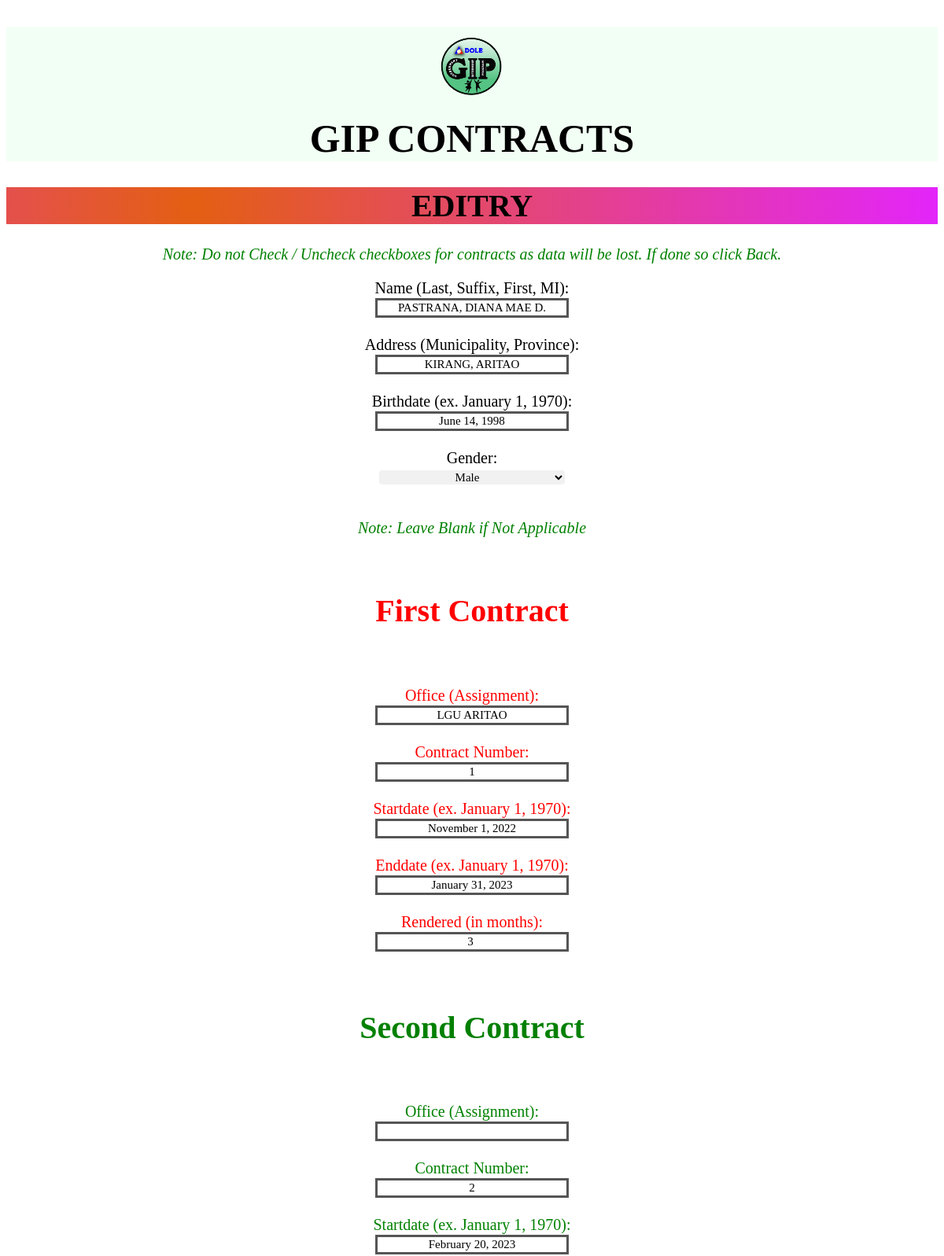
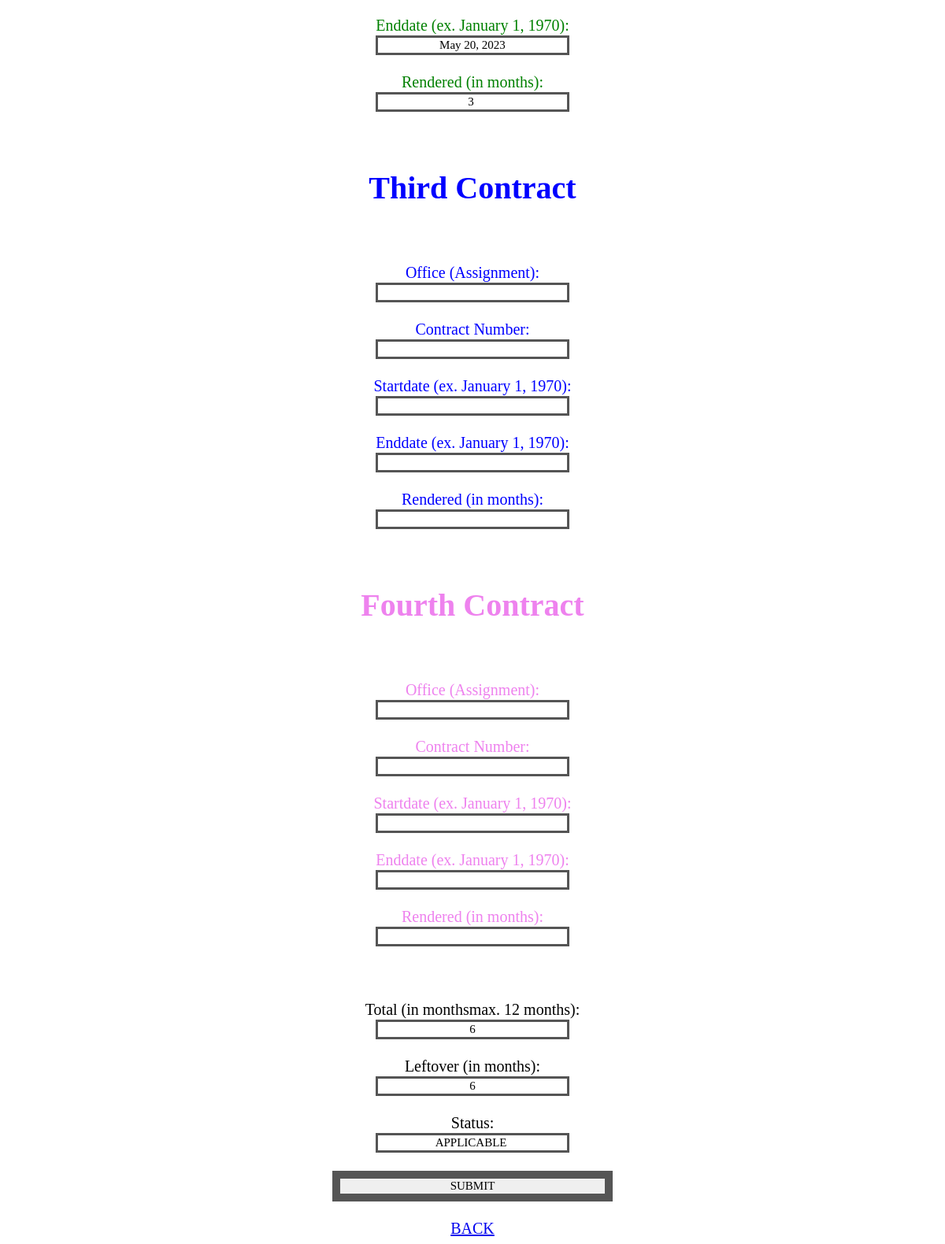
/htdocs/GIP/gipedit.php?personal_id=62, run on the app's committed database (2 pictures, top to bottom).
### tables this page shows
CREATE TABLE `gip_table` (
  `personal_id` int(255) NOT NULL,
  `name` varchar(255) DEFAULT NULL,
  `address` varchar(255) DEFAULT NULL,
  `birth_date` varchar(255) DEFAULT NULL,
  `gender` varchar(255) DEFAULT NULL,
  `office` varchar(255) DEFAULT NULL,
  `contract_number` varchar(255) DEFAULT NULL,
  `start_date` varchar(255) DEFAULT NULL,
  `end_date` varchar(255) DEFAULT NULL,
  `rendered` varchar(255) DEFAULT NULL,
  `total` varchar(255) DEFAULT NULL,
  `leftover` varchar(255) DEFAULT NULL,
  `status` varchar(255) DEFAULT NULL
);

### htdocs/GIP/gipedit.php (the view, shortened to what this page needs)
<?php
include 'connection.php';
    $personal_id = $_GET['personal_id'];
    $sql1 = "SELECT * FROM gip_table WHERE personal_id=$personal_id";
    $result1 = mysqli_query($conn, $sql1);
    $row1 = mysqli_fetch_assoc($result1);
    $name = $row1['name'];
    $address = $row1['address'];
    $birth_date = $row1['birth_date'];
    $gender = $row1['gender'];
    $office = $row1['office'];
    $office=explode("/", $office);
    $contract_number = $row1['contract_number'];
    $contract_number=explode("/", $contract_number);
    $start_date = $row1['start_date'];
    $start_date=explode("/", $start_date);
    $end_date = $row1['end_date'];
    $end_date=explode("/", $end_date);
    $rendered = $row1['rendered'];
    $rendered=explode("/", $rendered);
    $total = $row1['total'];
    $leftover = $row1['leftover'];
    $status = $row1['status'];
?>
<!DOCTYPE html>
<html lang="en">
<head>
    <link rel="stylesheet" href="gip.css" />
</head>
<body>
<?php include 'header.php'; ?>
<div style="font-family:genshin; font-size: 35px; text-align: center;" class="div-input">
        <form method="POST" style="font-family:genshin; font-size:20px;" class="form-input">
            <h1 style="background: radial-gradient(circle at 20%,#e45f12, #e325fa);">EDITRY</h1>
            <p style="font-size: 20px; color:green;"><i>Note: Do not Check / Uncheck checkboxes for contracts as data will be lost. If done so click Back.</i></p>
            <label for="name">Name (Last, Suffix, First, MI):</label><br>
            <input style="border: 3px solid #555; font-family: genshin; font-size: 15px; text-align: center; width:20%;" type="text" name="name" value="<?php echo $name; ?>" required />
            <br><br>
            <label for="address">Address (Municipality, Province):</label><br>
            <input style="border: 3px solid #555; font-family: genshin; font-size: 15px; text-align: center; width:20%;" type="text" name="address" value="<?php echo $address; ?>" required />
            <br><br>
            <label for="birth_date">Birthdate (ex. January 1, 1970):</label><br>
            <input style="border: 3px solid #555; font-family: genshin; font-size: 15px; text-align: center; width:20%;" type="text" name="birth_date" value="<?php echo $birth_date; ?>" required />
            <br><br>
            <label for="gender">Gender:</label><br>
            <select style="border: 3px solid #555; font-family: genshin; font-size: 15px; text-align: center; width:20%; border: none; border-radius: 4px; background-color: #f1f1f1;" name="gender" required>
            <option value="M" <?php if ($gender == 'Male') echo 'selected'; ?>>Male</option>
            </select>
            <br><br>
            <label>
            <p style="font-size: 20px; color:green;"><i>Note: Leave Blank if Not Applicable</i></p>
            <br><h1 style="color:red;">First Contract</h1>
            </label>
            <br><br>
            <div id="additional-fields-1" style="color:red;">
            <label for="office">Office (Assignment):</label><br>
            <input style="border: 3px solid #555; font-family: genshin; font-size: 15px; text-align: center; width:20%;" type="text" id="office-1" name="office[0]" autocomplete="off" value="<?php echo $office[0]; ?>" required />
            <br><br>
            <label for="contract_number">Contract Number:</label><br>
            <input style="border: 3px solid #555; font-family: genshin; font-size: 15px; text-align: center; width:20%;" type="text" id="num-1" name="contract_number[0]" autocomplete="off" value="<?php echo $contract_number[0]; ?>" required />
            <br><br>
            <label for="start_date">Startdate (ex. January 1, 1970):</label><br>
            <input style="border: 3px solid #555; font-family: genshin; font-size: 15px; text-align: center; width:20%;" type="text" id="start-1" name="start_date[0]" autocomplete="off" value="<?php echo $start_date[0]; ?>" required />
            <br><br>
            <label for="end_date">Enddate (ex. January 1, 1970):</label><br>
            <input style="border: 3px solid #555; font-family: genshin; font-size: 15px; text-align: center; width:20%;" type="text" id="end-1" name="end_date[0]" autocomplete="off" value="<?php echo $end_date[0]; ?>" required />
            <br><br>
            <label for="rendered">Rendered (in months):</label><br>
            <input style="border: 3px solid #555; font-family: genshin; font-size: 15px; text-align: center; width:20%;" type="text" id="rendered-1"name="rendered[0]" autocomplete="off" value="<?php echo $rendered[0]; ?>" required />
            <br><br>
            </div>
            <br><h1 style="color:green;">Second Contract</h1>
            <br><br>
            <div id="additional-fields-2" style="color:green;">
            <label for="office">Office (Assignment):</label><br>
            <input style="border: 3px solid #555; font-family: genshin; font-size: 15px; text-align: center; width:20%;" type="text" id="office-2" name="office[1]" autocomplete="off" value="<?php echo $office[1]; ?>"/>
            <br><br>
            <label for="contract_number">Contract Number:</label><br>
            <input style="border: 3px solid #555; font-family: genshin; font-size: 15px; text-align: center; width:20%;" type="text" id="num-2" name="contract_number[1]" autocomplete="off" value="<?php echo $contract_number[1]; ?>"/>
            <br><br>
            <label for="start_date">Startdate (ex. January 1, 1970):</label><br>
            <input style="border: 3px solid #555; font-family: genshin; font-size: 15px; text-align: center; width:20%;" type="text" id="start-2" name="start_date[1]" autocomplete="off" value="<?php echo $start_date[1]; ?>"/>
            <br><br>
            <label for="end_date">Enddate (ex. January 1, 1970):</label><br>
            <input style="border: 3px solid #555; font-family: genshin; font-size: 15px; text-align: center; width:20%;" type="text" id="end-2" name="end_date[1]" autocomplete="off" value="<?php echo $end_date[1]; ?>"/>
            <br><br>
            <label for="rendered">Rendered (in months):</label><br>
            <input style="border: 3px solid #555; font-family: genshin; font-size: 15px; text-align: center; width:20%;" type="text" id="rendered-2" name="rendered[1]" autocomplete="off" value="<?php echo $rendered[1]; ?>"/>
            <br><br>
            </div>
            <br><h1 style="color:blue;">Third Contract</h1>
            <br><br>
            <div id="additional-fields-3" style="color:blue;">
            <label for="office">Office (Assignment):</label><br>
            <input style="border: 3px solid #555; font-family: genshin; font-size: 15px; text-align: center; width:20%;" type="text" id="office-3" name="office[2]" autocomplete="off" value="<?php echo $office[2]; ?>"/>
            <br><br>
            <label for="contract_number">Contract Number:</label><br>
            <input style="border: 3px solid #555; font-family: genshin; font-size: 15px; text-align: center; width:20%;" type="text" id="num-3" name="contract_number[2]" autocomplete="off" value="<?php echo $contract_number[2]; ?>"/>
            <br><br>
            <label for="start_date">Startdate (ex. January 1, 1970):</label><br>
            <input style="border: 3px solid #555; font-family: genshin; font-size: 15px; text-align: center; width:20%;" type="text" id="start-3" name="start_date[2]" autocomplete="off" value="<?php echo $start_date[2]; ?>"/>
            <br><br>
            <label for="end_date">Enddate (ex. January 1, 1970):</label><br>
            <input style="border: 3px solid #555; font-family: genshin; font-size: 15px; text-align: center; width:20%;" type="text" id="end-3" name="end_date[2]" autocomplete="off" value="<?php echo $end_date[2]; ?>"/>
            <br><br>
            <label for="rendered">Rendered (in months):</label><br>
            <input style="border: 3px solid #555; font-family: genshin; font-size: 15px; text-align: center; width:20%;" type="text" id="rendered-3" name="rendered[2]" autocomplete="off" value="<?php echo $rendered[2]; ?>"/>
            <br><br>
            </div>
            <br><h1 style="color:violet;">Fourth Contract</h1>
            <br><br>
            <div id="additional-fields-4" style="color:violet;">
            <label for="office">Office (Assignment):</label><br>
            <input style="border: 3px solid #555; font-family: genshin; font-size: 15px; text-align: center; width:20%;" type="text" id="office-4" name="office[3]" autocomplete="off" value="<?php echo $office[3]; ?>"/>
            <br><br>
            <label for="contract_number">Contract Number:</label><br>
            <input style="border: 3px solid #555; font-family: genshin; font-size: 15px; text-align: center; width:20%;" type="text" id="num-4" name="contract_number[3]" autocomplete="off" value="<?php echo $contract_number[3]; ?>"/>
            <br><br>
            <label for="start_date">Startdate (ex. January 1, 1970):</label><br>
            <input style="border: 3px solid #555; font-family: genshin; font-size: 15px; text-align: center; width:20%;" type="text" id="start-4" name="start_date[3]" autocomplete="off" value="<?php echo $start_date[3]; ?>"/>
            <br><br>
            <label for="end_date">Enddate (ex. January 1, 1970):</label><br>
            <input style="border: 3px solid #555; font-family: genshin; font-size: 15px; text-align: center; width:20%;" type="text" id="end-4" name="end_date[3]" autocomplete="off" value="<?php echo $end_date[3]; ?>"/>
            <br><br>
            <label for="rendered">Rendered (in months):</label><br>
            <input style="border: 3px solid #555; font-family: genshin; font-size: 15px; text-align: center; width:20%;" type="text" id="rendered-4" name="rendered[3]" autocomplete="off" value="<?php echo $rendered[3]; ?>"/>
            <br><br>
            </div>
            <br><br>
            <label for="total">Total (in monthsmax. 12 months):</label><br>
            <input style="border: 3px solid #555; font-family: genshin; font-size: 15px; text-align: center; width:20%;" type="text" name="total" value="<?php echo $total; ?>" required />
            <br><br>
            <label for="leftover">Leftover (in months):</label><br>
            <input style="border: 3px solid #555; font-family: genshin; font-size: 15px; text-align: center; width:20%;" type="text" name="leftover" value="<?php echo $leftover; ?>" required />
            <br><br>
            <label for="status">Status:</label><br>
            <input style="border: 3px solid #555; font-family: genshin; font-size: 15px; text-align: center; width:20%;" type="text" name="status" value="<?php echo $status; ?>" required />
            <br><br>
            <div class="button-div">
            <input style="border: 10px solid #555; font-family: genshin; font-size: 15px; text-align: center; width:30%;" style="font-family:genshin; font-size: large;" type="submit" name="submit" value="SUBMIT" class="form-submit" />
            <br><br>
            <a style="font-family:genshin;" class="form-back" href="giptable.php">BACK</a>
            </div>
            </div>
</body>
</html>

### data on the page
gip_table: name "PASTRANA, DIANA MAE D.", address "KIRANG, ARITAO", birth_date "June 14, 1998", office "LGU ARITAO", contract_number "1", start_date "November 1, 2022", end_date "January 31, 2023", rendered "3", contract_number "2", start_date "February 20, 2023", end_date "May 20, 2023", total "6", leftover "6", status "APPLICABLE"
